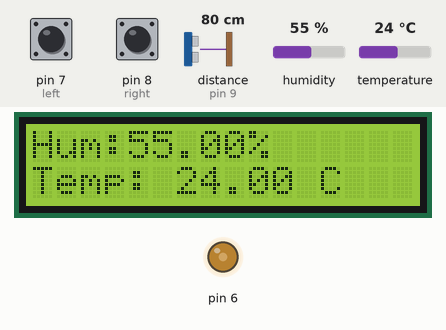
A sketch run on a simulated Arduino Uno, built with avr-gcc and run on an emulated ATmega328P. On the bench: 16×2 character LCD, output pins drawn as LEDs (lit = HIGH). Inputs (shaded band) come from the test bench; at power-on: temperature 24 °C, pin 8 (right) HIGH, distance to the obstacle (sensor on pin 9) 80 cm, pin 7 (left) HIGH, humidity 55 %. The echo pulse lasts 58.3 µs per cm.

Above: at 1.2 s.
1.3 s: temperature set to 1 °C
At 3.4 s:
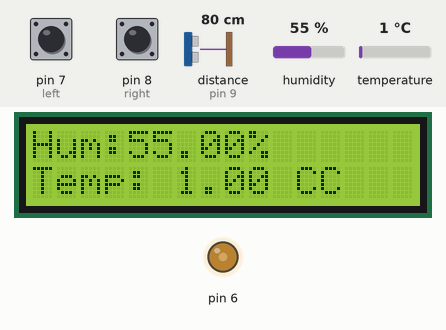
3.7 s: pin 8 (right) pulled LOW for 0.15 s
At 4.5 s:
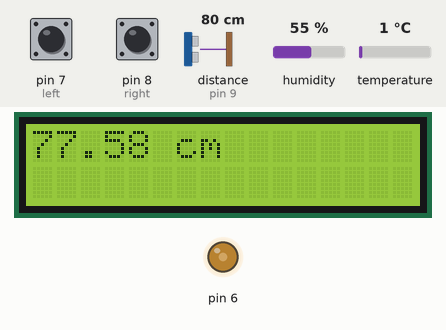
5.3 s: distance to the obstacle (sensor on pin 9) set to 2 cm
At 6.4 s:
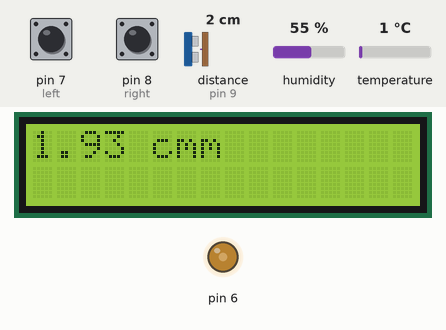
6.9 s: pin 7 (left) pulled LOW for 0.15 s
At 7.5 s:
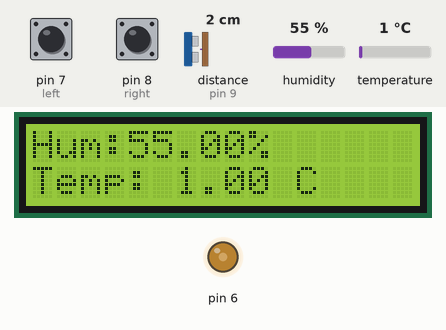
8.5 s: humidity set to 22 %
At 11.7 s:
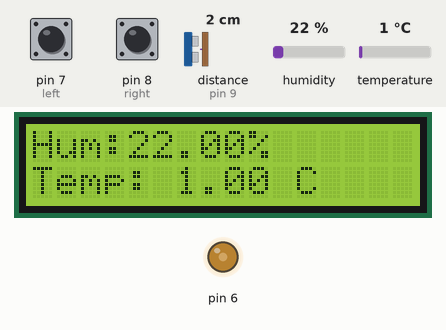
12.0 s: pin 8 (right) pulled LOW for 1 s
At 13.1 s:
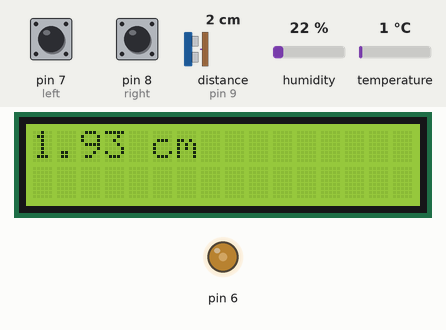
Timing chart, 0 to 15.0 s (numbered marks = the images above; inputs shaded):
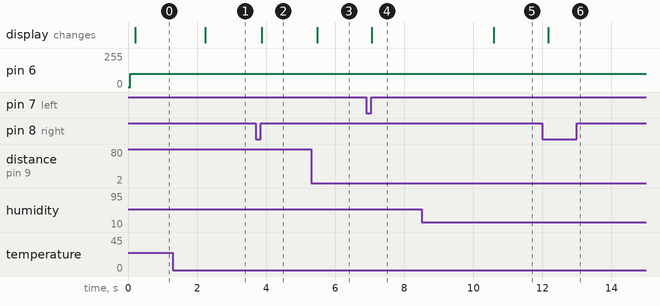

Measured:
- after the input at 1.3 s, the display: changes after 0.94 s (image 1)
- after the input at 3.7 s, the display: changes after 0.17 s (image 2)
- after the input at 5.3 s, the display: changes after 0.19 s (image 3)
- after the input at 6.9 s, the display: changes after 0.15 s (image 4)
- after the input at 8.5 s, the display: changes after 2.1 s (image 5)
- after the input at 12.0 s, the display: changes after 0.17 s (image 6)

The sketch:

dht__sonar__lcd.ino
```cpp
/*this code increases the accuracy of an ultrasonic sensor using parameters obtained by a dht11.
Main objectives: installing libraries, including libraries, using lcd, dht, & new ping  libraries
*/


#include <LiquidCrystal.h>// include lcd library
#include <DHT.h>// include dht library
#include <DHT_U.h>// include dht driver
#include "NewPing.h"// Include NewPing Library
LiquidCrystal lcd(12, 11, 5, 4, 3, 2);// sets lcd pin outs to arduino outputs
#define DHTPIN A0     // DHT-11 Output Pin connection
#define DHTTYPE DHT11   // DHT Type is DHT 11
#define TRIGGER_PIN  10 //trigger is connected to pin 10
#define ECHO_PIN     9//echo is connected to pin 13
#define MAX_DISTANCE 400// max range of sensor
NewPing sonar(TRIGGER_PIN, ECHO_PIN, MAX_DISTANCE); //initailizing newping sensor named sonar
DHT dht(DHTPIN, DHTTYPE); // Initialize DHT sensor for normal 16mhz Arduino
float hum;  //Stores humidity value
float temp; //Stores temperature value
float duration; // Stores HC-SR04 pulse duration value
float distance; // Stores calculated distance in cm
float soundsp;  // Stores calculated speed of sound in M/S
float soundcm;  // Stores calculated speed of sound in cm/ms
int iterations = 5;//
int left = 7; //saves left pb pin
int right = 8;//saves rigth pb pin
bool leftval;//saves left pb value
bool rightval;//saves right pb value
bool stopper = 0; //declares the t/f variable used to set if the button was pressed
int counter = 2; //declares the int variable used to save how many times a button was pressed
void setup() {//happens once
Serial.begin(9600);
  lcd.begin(16, 2);//initializes serial lcd with 16 cols & 2 rows
pinMode(left, INPUT_PULLUP);// initializes button pin as an input connected to a pull up resistor
pinMode(right, INPUT_PULLUP);// initializes button pin as an input connected to a pull up resistor
}

void loop() {//loops following
analogWrite(6, 100);//send Vo of lcd connected to pin 6 100/225 bits of 5 volts (sets the brightness of lcd)
 leftval = digitalRead(left);// saves input of left button to left val
rightval = digitalRead(right);// saves input of right button to right val
            //DHT11
hum = dht.readHumidity();  // Get Humidity value
temp= dht.readTemperature();  // Get Temperature value

            //ULTRASONIC
soundsp = 331.4 + (0.606 * temp) + (0.0124 * hum); // Calculate the Speed of Sound in M/S
soundcm = soundsp / 10000;// Convert to cm/ms
duration = sonar.ping_median(iterations);
distance = (duration / 2) * soundcm;// Calculate the distance


lcd.setCursor(0,0);//sets the position of the leading character of following lcd print
if (leftval == 0) {//if left button is pressed
  stopper= 0;// stopper is = 0
  lcd.clear();// clear lcd
}
if (rightval == 0) {//right buttom is pressed
  stopper= 1;// stopper is 1
  lcd.clear();// clear lcd
}
if (stopper== 0){//if stopper is equal to 0 then...

        lcd.print("Hum:");// prints to lcd
        lcd.print(hum); // prints to lcd the value of hum
        lcd.print("%"); // prints to lcd
        lcd.setCursor(0,1);//sets the position of the leading character of following lcd print
        lcd.print("Temp: ");// prints to lcd
        lcd.print(temp);// prints to lcd the value of temp
        lcd.print(" C"); // prints to lcd
    }


else if (stopper == 1){//if stopper value is one
      if (distance < 400 || distance > 2) {//and if distance is less than 400 or greater than 2 then..,
       lcd.print(distance);// prints to lcd the value of distance
       lcd.print(" cm");// prints to lcd
       }

         else if (distance >= 400 || distance <= 2) {//or and if distance is greater than 400 or less than or eaqual to 2 then
           lcd.print("Out of range");// prints to lcd
        }
}

}
```
